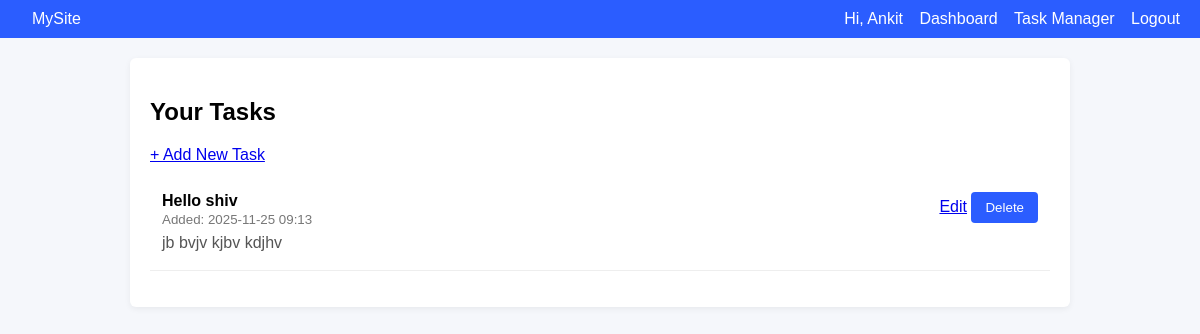
The app's page /tasks (signed in) with its own data.
### models.py (models this page shows, shortened)
class Task(db.Model):
    __tablename__ = 'task'
    id = db.Column(db.Integer, primary_key=True)
    title = db.Column(db.String(200), nullable=False)
    description = db.Column(db.Text, nullable=True)
    done = db.Column(db.Boolean, default=False)
    created_at = db.Column(db.DateTime, default=datetime.utcnow)
    user_id = db.Column(db.Integer, db.ForeignKey('user.id'), nullable=False)

### app.py (the view)
@app.route('/tasks')
@login_required
def tasks():
    user_id = session['user_id']
    tasks = Task.query.filter_by(user_id=user_id).order_by(Task.created_at.desc()).all()
    return render_template('tasks.html', tasks=tasks)

### app.py (called while the page is built)
def login_required(fn):
    from functools import wraps
    @wraps(fn)
    def wrapper(*args, **kwargs):
        if 'user_id' not in session:
            flash('Please log in to access that page.', 'warning')
            return redirect(url_for('login'))
        return fn(*args, **kwargs)
    return wrapper

### templates/tasks.html (shortened to what this page needs)
{% extends 'base.html' %}
{% block content %}
<h2>Your Tasks</h2>
<p><a href="{{ url_for('add_task') }}">+ Add New Task</a></p>
{% if tasks %}
<ul class="task-list">
  {% for task in tasks %}
    <li class="task-item">
      <div class="task-main">
        <strong {% if task.done %}class="done"{% endif %}>{{ task.title }}</strong>
        <div class="meta">
          <small>Added: {{ task.created_at.strftime('%Y-%m-%d %H:%M') }}</small>
          {% if task.description %}
            <p class="desc">{{ task.description }}</p>
          {% endif %}
        </div>
      </div>
      <div class="task-actions">
        <a href="{{ url_for('edit_task', id=task.id) }}">Edit</a>
        <form method="POST" action="{{ url_for('delete_task', id=task.id) }}" style="display:inline;">
          <button type="submit" onclick="return confirm('Delete this task?');">Delete</button>
        </form>
      </div>
    </li>
  {% endfor %}
</ul>
{% else %}
  <p>No tasks yet. <a href="{{ url_for('add_task') }}">Add one</a>.</p>
{% endif %}
{% endblock %}

### static/style.css (style rules this page uses)
body { font-family: Arial, sans-serif; margin: 0; padding: 0; background: #f5f7fb; }
button { background: #2b5dff; color: white; padding: 8px 14px; border: none; border-radius: 4px; cursor: pointer; }
.task-list { list-style: none; padding: 0; }
.task-item { display: flex; justify-content: space-between; align-items: flex-start; padding: 12px; border-bottom: 1px solid #eee; }
.task-item .desc { margin: 6px 0; color: #555; }
.meta small { color: #777; }

### records on screen
Task: title "Hello shiv", created_at "2025-11-25 09:13", description "jb bvjv kjbv kdjhv"

### other values on screen
{{ session.get('username') }} "Ankit"
